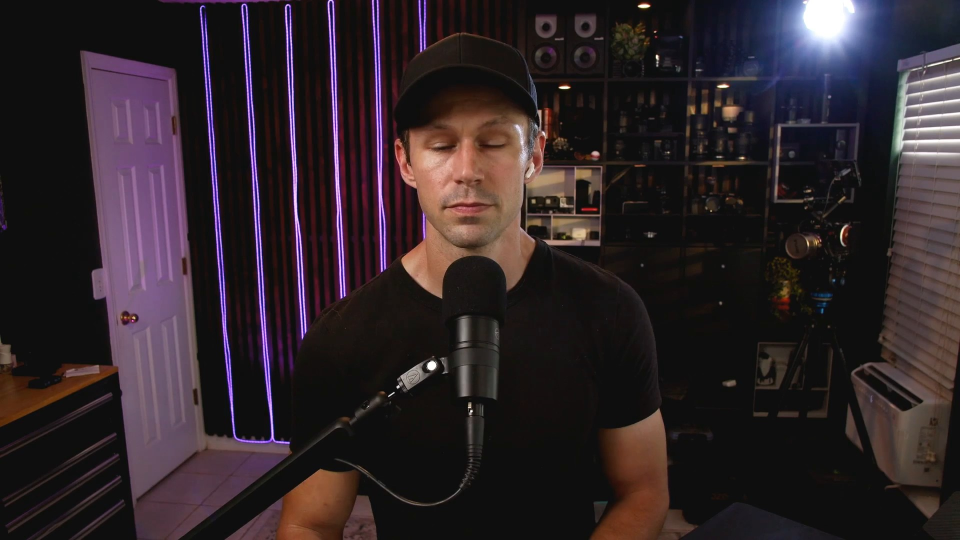
#> input picture skills/CWC_PodClips/tests/faces/ep24_colden_f002.jpg, 1920 x 1080 px (shown at 1/2 size)
$ python -i broll.py   (imports and definitions only)
#> lines starting #> are read from the running program, lines starting #| are printed output that depends on the picture
"""broll.py prep <capture.png> <out 16x9.png> [--box x0,y0,x1,y1]   crop a capture to the part that matters (fractions of
                                              the picture) and pad it to 16:9 with the page's own background, >= 8 % margin
   broll.py render <src image> <out dir> <seconds> <move> [--res 3840x2160]   -> prints the clip path (build.py calls this)
A b-roll still as a full-frame 16:9 clip with an eased move, made with ffmpeg (no Fusion: Resolve 21.1 aborts on Fusion
handles held by a script - 2026-09-23; this is the AMIRA reels recipe at 16:9). Moves: push (1.00 -> 1.06), pull,
pan_left, pan_right (a 1.08 cover), fit_blur (an image that is not 16:9: whole picture at 88 % height over a blurred,
darkened cover of itself, slow push). Cosine ease in and out; the move is computed at 2x and scaled down so it does
not step. H.264 CRF 14, 30 fps, no audio. The file name carries a fingerprint of source + move + length: a re-render
is a NEW file, never an overwrite of a clip Resolve has linked."""
import os, sys, hashlib, subprocess
from PIL import Image
def render(src, out_dir, dur, move, res=(3840, 2160), fps=30):
    W, H = res; w, h = Image.open(src).size; n = max(1, int(round(dur * fps)))
    fp = hashlib.sha1(open(src, 'rb').read() + f'{move}{dur}{W}x{H}'.encode()).hexdigest()[:8]
    out = os.path.join(out_dir, f'{os.path.splitext(os.path.basename(src))[0]} {move} {dur:g}s {fp}.mp4'); os.makedirs(out_dir, exist_ok=True)
    if os.path.exists(out): return out
    E = f"(1-cos(PI*on/{n}))/2"
    if move == 'fit_blur' or abs(w / h - W / H) > 0.12 and move in ('push', 'pull'):
        s0 = min(0.88 * H / h, 0.94 * W / w); fw, fh = int(w * s0) // 2 * 2, int(h * s0) // 2 * 2
        fc = (f"[0:v]split=2[a][b];[a]scale={W}:{H}:force_original_aspect_ratio=increase,crop={W}:{H},gblur=sigma=50,eq=brightness=-0.12[bg];"
              f"[b]scale={fw * 2}:{fh * 2},zoompan=z='1+0.05*{E}':x='iw/2-(iw/zoom/2)':y='ih/2-(ih/zoom/2)':d=1:s={fw}x{fh}:fps={fps}[fg];[bg][fg]overlay=(W-w)/2:(H-h)/2")
        cmd = ['ffmpeg', '-y', '-v', 'error', '-loop', '1', '-framerate', str(fps), '-i', src, '-filter_complex', fc]
    else:
        k = 1.08 if move.startswith('pan') else 1.0; s = max(W / w, H / h) * k; W2, H2 = int(w * s * 2) // 2 * 2, int(h * s * 2) // 2 * 2
        if move in ('push', 'pull'):
            z = f"1+0.06*{E}" if move == 'push' else f"1.06-0.06*{E}"
            vf = f"scale={W2}:{H2},crop={2 * W}:{2 * H},zoompan=z='{z}':x='iw/2-(iw/zoom/2)':y='ih/2-(ih/zoom/2)':d=1:s={W}x{H}:fps={fps}"
        else:
            T = f"(1-cos(PI*t/{dur}))/2"; x = f"{W2 - 2 * W}*(1-{T})" if move == 'pan_left' else f"{W2 - 2 * W}*{T}"
            vf = f"scale={W2}:{H2},crop={2 * W}:{2 * H}:'{x}':{(H2 - 2 * H) // 2},scale={W}:{H}"
        cmd = ['ffmpeg', '-y', '-v', 'error', '-loop', '1', '-framerate', str(fps), '-i', src, '-vf', vf]
    subprocess.run(cmd + ['-t', f'{dur}', '-r', str(fps), '-c:v', 'libx264', '-preset', 'medium', '-crf', '14', '-pix_fmt', 'yuv420p', '-an', out], check=True)
    return out
def prep(src, out, box=None, margin=0.08, res=(3840, 2160)):
    """crop a capture to the part that matters (box = x0, y0, x1, y1 as fractions) and pad it to 16:9 with the page's own
    background colour, >= 8 % margin on every side, so the eased push never clips text (edit-clips broll.md, 16:9 clips)"""
#> called with src = '../tests/faces/ep24_colden_f002.jpg', out = 'out.png', margin = 0.08, res = (3840, 2160)
    im = Image.open(src).convert('RGB'); w, h = im.size
#> in prep, im is the input picture: PIL image 1920x1080 RGB; mean R, G, B 46.7, 36.4, 40.7
#> after `w, h = im.size`: w = 1920; h = 1080
    if box: im = im.crop((int(box[0] * w), int(box[1] * h), int(box[2] * w), int(box[3] * h)))
    bg = im.getpixel((2, 2)); W, H = res; s = min(W * (1 - 2 * margin) / im.width, H * (1 - 2 * margin) / im.height)
#> after `bg = im.getpixel((2, 2))`: bg = (14, 14, 14)
#> after `s = min(W * (1 - 2 * margin) / im.width, H * (1 - 2 * margin) / im.hei`: s = 1.68
    im2 = im.resize((int(im.width * s), int(im.height * s)), Image.LANCZOS); canvas = Image.new('RGB', (W, H), bg)
#> after `canvas = Image.new('RGB', (W, H), bg)`: canvas: PIL image 3840x2160 RGB; every value is 14
    canvas.paste(im2, ((W - im2.width) // 2, (H - im2.height) // 2)); canvas.save(out); return out
#> after `canvas.paste(im2, ((W - im2.width) // 2, (H - im2.height) // 2))`:
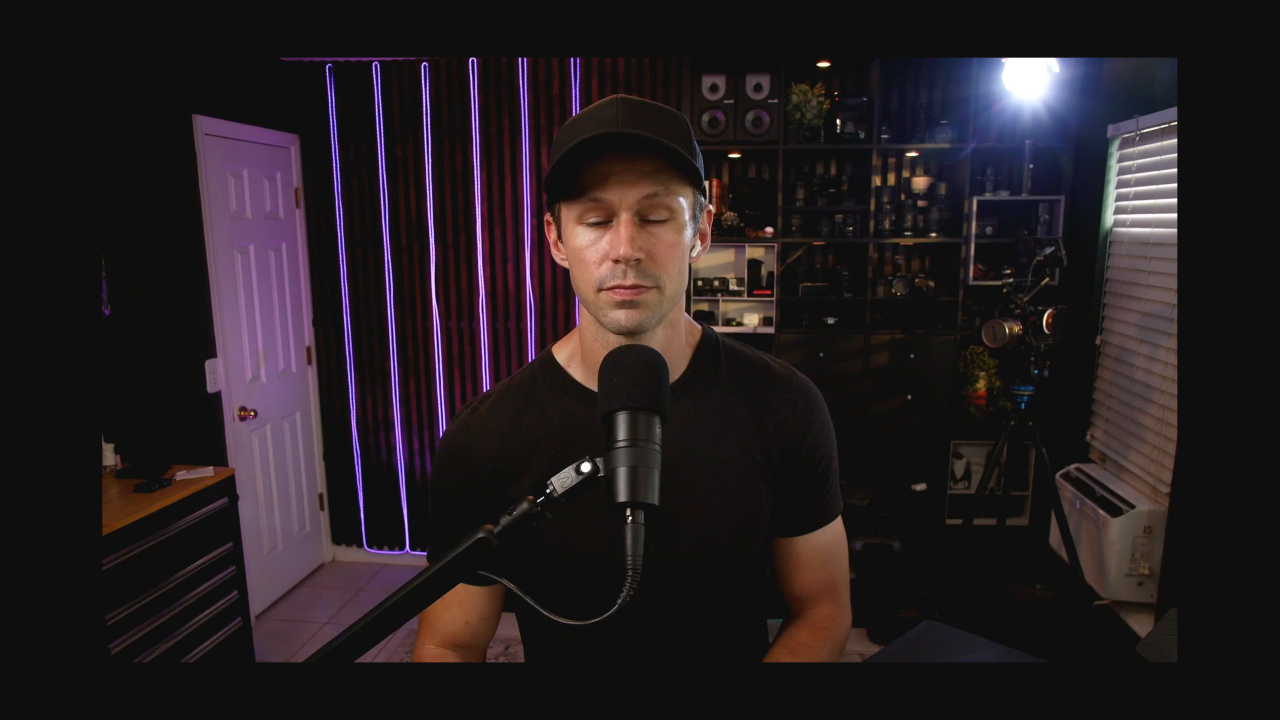
#> canvas: PIL image 3840x2160 RGB (shown at 1/3 size); mean R, G, B 37.1, 29.8, 32.8
# [8 lines not run here, left out]

>>> result = prep('../tests/faces/ep24_colden_f002.jpg', 'out.png')
